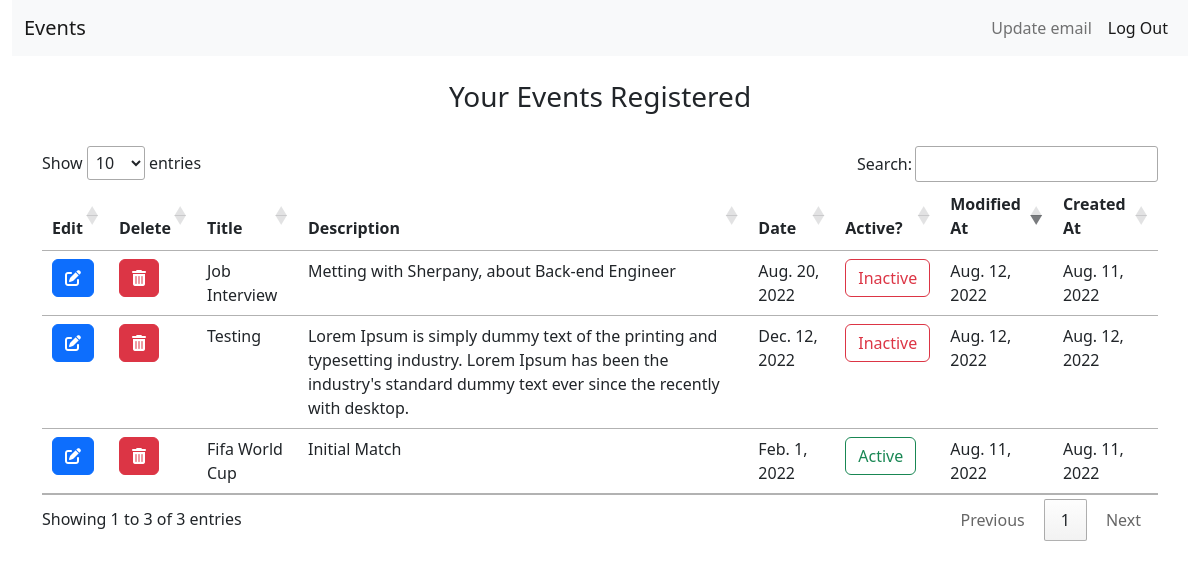
Before: /events/usereventslistview/ (signed in) with the older database file.
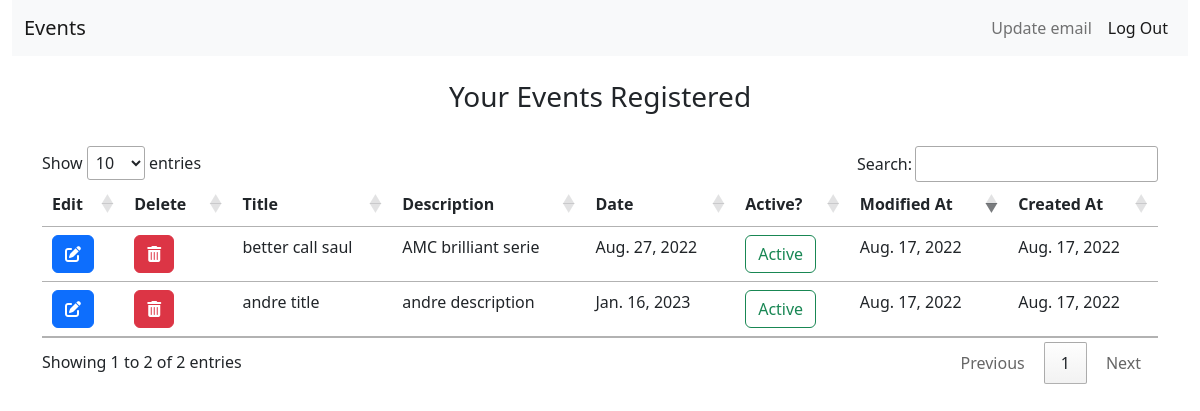
After: the same page with the newer database file.
### events/models.py (models this page shows, shortened)
class Base(models.Model):
    created = models.DateField('Created', auto_now_add=True)
    modified = models.DateField('Modified', auto_now=True)
    active = models.BooleanField('Active', default=True)
    class Meta:
        abstract = True

class Event(Base):
    user = models.ForeignKey(CustomUser, related_name='user', on_delete=models.DO_NOTHING)
    title = models.CharField('Title', max_length=250, blank=False, null=False)
    description = models.CharField('Description', max_length=500, blank=False, null=False)
    date = models.DateField('Date', max_length=500, blank=False, null=False)
    class Meta:
        verbose_name = "Event"
        verbose_name_plural = "Events"

### events/views.py (the view)
# urls.py: path('usereventslistview/', UserEventsListView.as_view(), name='usereventslistview'),
@method_decorator(login_required, name='dispatch')
class UserEventsListView(ListView):
    models = Event
    template_name = 'events/usereventslistview.html'
    def get(self, request):
        logged_user = request.user.id
        data = Event.objects.filter(user=logged_user).order_by('date')
        context = {'data': data}
        return render(request, 'events/usereventslistview.html', context)

### templates/events/usereventslistview.html (shortened to what this page needs)
{% extends 'base.html' %}
{% block content %}
<link rel="stylesheet" type="text/css" href="https://cdn.datatables.net/1.12.1/css/jquery.dataTables.min.css">
<div class="container">
    <br>
    <h3 class="text-center">Your Events Registered</h3>
    <br>
    <table id="myTable" class="table">
        <thead>
            <tr>
                <th>Edit</th>
                <th>Delete</th>
                <th>Title</th>
                <th>Description</th>
                <th>Date</th>
                <th>Active?</th>
                <th>Modified At</th>
                <th>Created At</th>
            </tr>
        </thead>
        <tbody>
            {% for item in data %}
            <tr>
                <td>
                    <a href="{% url 'eventsupdateview' item.pk %}" class="btn btn-primary"><i class="fas fa-edit" style="color: white;"></i></a>
                </td>
                <td>
                    <a href="{% url 'eventsdeleteview' item.pk %}" class="btn btn-danger"><i class="fas fa-trash-alt" style="color: white;"></i></a>
                </td>
                <td>{{ item.title }}</td>
                <td>{{ item.description }}</td>
                <td>{{ item.date }}</td>
                {% if item.active == True %}
                <td><button type="button" class="btn btn-outline-success">Active</button></td>
                {% else %}
                <td><button type="button" class="btn btn-outline-danger">Inactive</button></td>
                {% endif %}
                <td>{{ item.modified }}</td>
                <td>{{ item.created }}</td>
            </tr>
            {% endfor %}
        </tbody>
    </table>
</div>
{% endblock %}

### templates/base.html (shortened to what this page needs)
{% load static %}
<!DOCTYPE html>
<html lang="en">
<head>
    <link href="https://cdn.jsdelivr.net/npm/bootstrap@5.2.0/dist/css/bootstrap.min.css" rel="stylesheet">
    <link rel="stylesheet" type="text/css" href="https://cdn.datatables.net/1.12.1/css/jquery.dataTables.min.css">
</head>
<body>
    <div class="container-fluid">
        <nav class="navbar navbar-expand-lg navbar-light bg-light">
            <div class="container-fluid">
                <a class="navbar-brand" href="{% url 'home' %}">Events</a>
                <div class="collapse navbar-collapse" id="navbarSupportedContent">
                {% if user.is_authenticated %}
                <ul class="navbar-nav ms-auto mb-2 mb-lg-0">
                    <li class="nav-item">
                        <a class="nav-link" href="{% url 'emailupdateview' user.id %}">Update email</a>
                    </li>
                    <li class="nav-item">
                        <a class="nav-link active" href="{% url 'logout' %}">Log Out</a>
                    </li>
                </ul>
                {% endif %}
                </div>
            </div>
        </nav>
    {% block content %}{% endblock %}
    </div>
</body>
</html>

Changed rows visible on the page:
removed Event: title "Fifa World Cup", description "Initial Match", date "Feb. 1, 2022", active "Active", modified "Aug. 11, 2022", created "Aug. 11, 2022"
no longer on this page (row edited): Event: title "Job Interview", description "Metting with Sherpany, about Back-end Engineer", date "Aug. 20, 2022", active "Inactive", modified "Aug. 12, 2022", created "Aug. 11, 2022"
removed Event: title "Testing", description "Lorem Ipsum is simply dummy text of the printing and typesetting industry. Lorem Ipsum has been the industry's standard dummy text ever since the recently with desktop.", date "Dec. 12, 2022", active "Inactive", modified "Aug. 12, 2022", created "Aug. 12, 2022"
added Event: title "better call saul", description "AMC brilliant serie", date "Aug. 27, 2022", active "Active", modified "Aug. 17, 2022", created "Aug. 17, 2022"
added Event: title "andre title", description "andre description", date "Jan. 16, 2023", active "Active", modified "Aug. 17, 2022", created "Aug. 17, 2022"
Other visible differences:
text written by a page script: "Show entries Search: Showing 1 to 3 of 3 entries Previous 1 Next" → "Show entries Search: Showing 1 to 2 of 2 entries Previous 1 Next"
